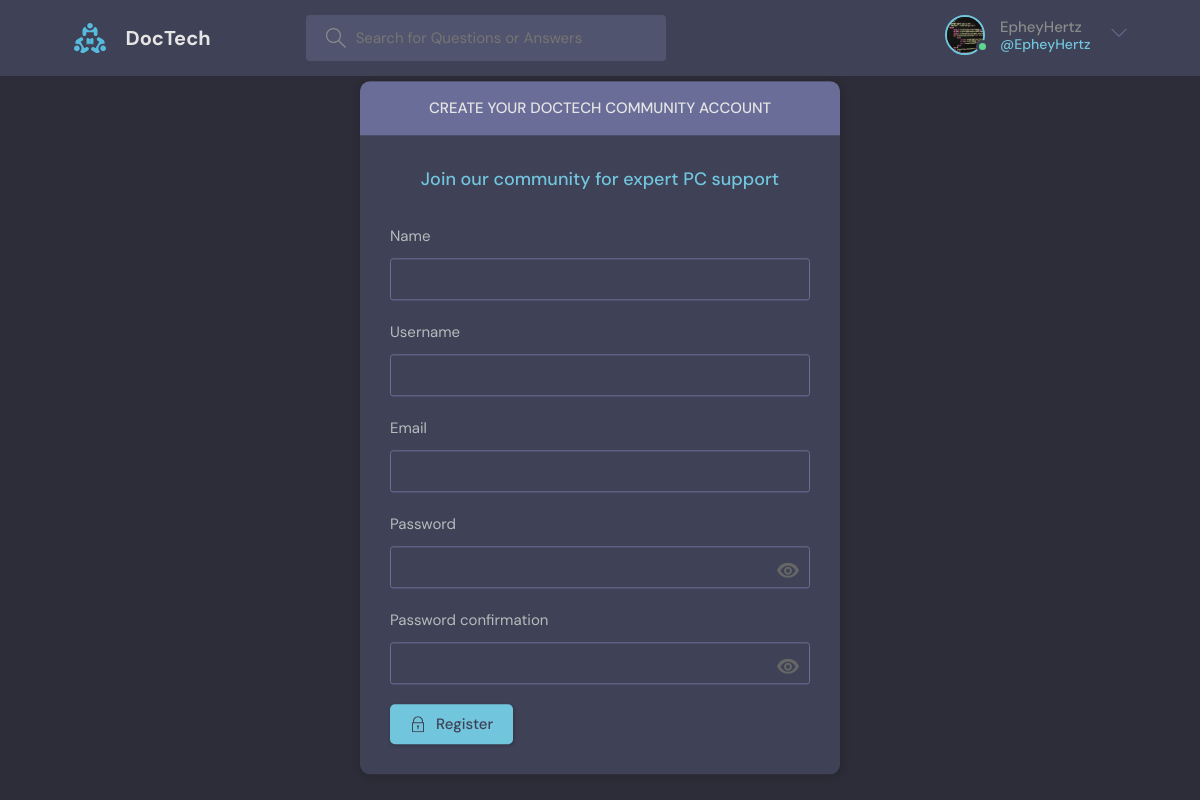
Page /register/ (signed in) on the committed database.
### base/models.py (models this page shows)
class User(AbstractUser):
    name = models.CharField(max_length=200, null=True)
    email = models.EmailField(unique=True, null=True)
    bio = models.TextField(null=True)
    avatar = models.ImageField(null=True, default="avatar.svg")
    objects = CustomUserManager()
    USERNAME_FIELD = 'email'
    REQUIRED_FIELDS = []
    def __str__(self):
        return self.email  # or self.name if you prefer to display the name

### base/views.py (the view, shortened to what this page needs)
# urls.py: path('register/', views.registerPage, name="register"),
def registerPage(request):
    form = MyUserCreationForm()
    return render(request, 'base/login_register.html', {'form': form})

### base/forms.py
class MyUserCreationForm(UserCreationForm):
    class Meta:
        model = User
        fields = ['name', 'username', 'email', 'password1', 'password2']

### base/templates/base/login_register.html (shortened to what this page needs)
{% extends 'main.html' %}
{% block content %}
<main class="auth layout">
  {% if page == 'login' %}
  <div class="container">
    <div class="layout__box">
        <div class="layout__boxHeader">
            <div class="layout__boxTitle">
                <h3>Login to DocTech Community</h3>
            </div>
        </div>
        <div class="layout__body">
            <h2 class="auth__tagline">Join our community for expert PC support</h2>
            <form class="form" action="" method="POST">
                {% csrf_token %}
                {% if form.errors %}
                <div class="form__errors">
                    <ul>
                        {% for field in form %}
                            {% for error in field.errors %}
                                <li class="error-message">{{ error }}</li>
                            {% endfor %}
                        {% endfor %}
                        {% for error in form.non_field_errors %}
                            <li class="error-message">{{ error }}</li>
                        {% endfor %}
                    </ul>
                </div>
                {% endif %}
                <div class="form__group">
                    <label for="username">Email</label>
                    <input id="username" name="email" type="email" placeholder="e.g. youremail@email.com" required />
                </div>
                <div class="form__group">
                    <label for="password">Password</label>
                    <div class="password-toggle">
                        <input id="password" name="password" type="password" placeholder="&bull;&bull;&bull;&bull;&bull;&bull;&bull;&bull;" required />
                        <button type="button" id="togglePassword" class="toggle-password-btn">
                            Show
                        </button>
                    </div>
                </div>
                <div class="form__group">
                  <a href="{% url 'password_reset' %}" class="auth__reset-link">Forgot your password?</a>
                </div>
                <button class="btn btn--main" type="submit">
                    <svg version="1.1" xmlns="http://www.w3.org/2000/svg" width="32" height="32" viewBox="0 0 32 32">
                        <title>lock</title>
                        <path
                            d="M27 12h-1v-2c0-5.514-4.486-10-10-10s-10 4.486-10 10v2h-1c-0.553 0-1 0.447-1 1v18c0 0.553 0.447 1 1 1h22c0.553 0 1-0.447 1-1v-18c0-0.553-0.447-1-1-1zM8 10c0-4.411 3.589-8 8-8s8 3.589 8 8v2h-16v-2zM26 30h-20v-16h20v16z">
                        </path>
                        <path
                            d="M15 21.694v4.306h2v-4.306c0.587-0.348 1-0.961 1-1.694 0-1.105-0.895-2-2-2s-2 0.895-2 2c0 0.732 0.413 1.345 1 1.694z">
                        </path>
                    </svg>
                    Login
                </button>
            </form>
            <div class="auth__action">
                <p>New to DocTech Community?</p>
                <a href="{% url 'register' %}" class="btn btn--link">Sign Up</a>
            </div>
        </div>
    </div>
</div>
<script>
    // JavaScript to toggle password visibility
    const togglePassword = document.querySelector('#togglePassword');
    const password = document.querySelector('#password');
    togglePassword.addEventListener('click', function (e) {
        // Toggle the type attribute between 'password' and 'text'
        const type = password.getAttribute('type') === 'password' ? 'text' : 'password';
        password.setAttribute('type', type);
        // Toggle the button text between 'Show' and 'Hide'
        this.textContent = this.textContent === 'Show' ? 'Hide' : 'Show';
    });
</script>
<style>
/* Error Message Styling */
.error-message {
    color: red;
    font-weight: bold;
}
/* Styling for form errors box */
.form__errors {
    border: 1px solid red;
    padding: 10px;
    margin-bottom: 15px;
    background-color: #ffe6e6;
}
/* Styling for password toggle button */
.password-toggle {
    position: relative;
    display: flex;
}
.password-toggle input {
    width: 100%;
    padding-right: 60px;
}
.toggle-password-btn {
    position: absolute;
    right: 10px;
    top: 0;
    bottom: 0;
    height: 100%;
    background: none;
    border: none;
    color: #007bff;
    cursor: pointer;
    font-size: 14px;
}
.toggle-password-btn:focus {
    outline: none;
}
</style>
  {% else %}
  <div class="container">
    <div class="layout__box">
      <div class="layout__boxHeader">
        <div class="layout__boxTitle">
          <h3>Create Your DocTech Community Account</h3>
        </div>
      </div>
      <div class="layout__body">
        <h2 class="auth__tagline">Join our community for expert PC support</h2>
        <form class="form" action="" method="POST">
          {% for field in form %}
          <div class="form__group">
            <label for="{{ field.id_for_label }}">{{ field.label }}</label>
            {% if field.name == 'password1' or field.name == 'password2' %}
              <div class="password-group">
                {{ field }}
                <span class="toggle-password" onclick="togglePasswordVisibility('{{ field.id_for_label }}')">
                </span>
              </div>
            {% else %}
              {{ field }}
            {% endif %}
          </div>
          {% endfor %}
          <button class="btn btn--main" type="submit">
            Register
          </button>
        </form>
      </div>
    </div>
  </div>
        <div class="auth__action">
          <p>Already have an account?</p>
          <a href="{% url 'login' %}" class="btn btn--link">Log In</a>
        </div>
  {% endif %}
</main>
{% endblock content %}

### templates/navbar.html (shortened to what this page needs)
{% load static %}
<header class="header header--loggedIn">
    <div class="container">
        <a href="{% url 'home' %}" class="header__logo">
            <img src="{% static 'images/logo.svg' %}" alt="DocTech Logo" />
            <h1>DocTech</h1>
        </a>
        <form class="header__search" method="GET" action="{% url 'home' %}">
            <label>
                <input name="q" placeholder="Search for Questions or Answers" />
            </label>
        </form>
        <nav class="header__menu">
            {% if request.user.is_authenticated %}
            <div class="header__user">
                <a href="{% url 'update-user' %}">
                    <div class="avatar avatar--medium active">
                        <img src="{{ request.user.avatar.url }}" alt="{{ request.user.username }}'s avatar" />
                    </div>
                    <p>{{ request.user.username }} <span>@{{ request.user.username }}</span></p>
                </a>
                <button class="dropdown-button">
                    <svg version="1.1" xmlns="http://www.w3.org/2000/svg" width="32" height="32" viewBox="0 0 32 32">
                        <title>chevron-down</title>
                        <path d="M16 21l-13-13h-3l16 16 16-16h-3l-13 13z"></path>
                    </svg>
                </button>
            </div>
            {% else %}
            <a href="{% url 'login' %}">
                <img src="{% static 'images/avatar.svg' %}" alt="Login Avatar" />
                <p>Login</p>
            </a>
            {% endif %}
        </nav>
    </div>
</header>

### base/templates/base/login_register.html (style rules this page uses)
.password-group { position: relative; }
.toggle-password { position: absolute; right: 10px; top: 30%; cursor: pointer; }
.toggle-password svg { fill: #666; }

### rows in the picture
User: user.avatar (picture), user.username "EpheyHertz"

### other values in the picture
{{ field.label }} "Name" "Username" "Email" "Password" "Password confirmation"
